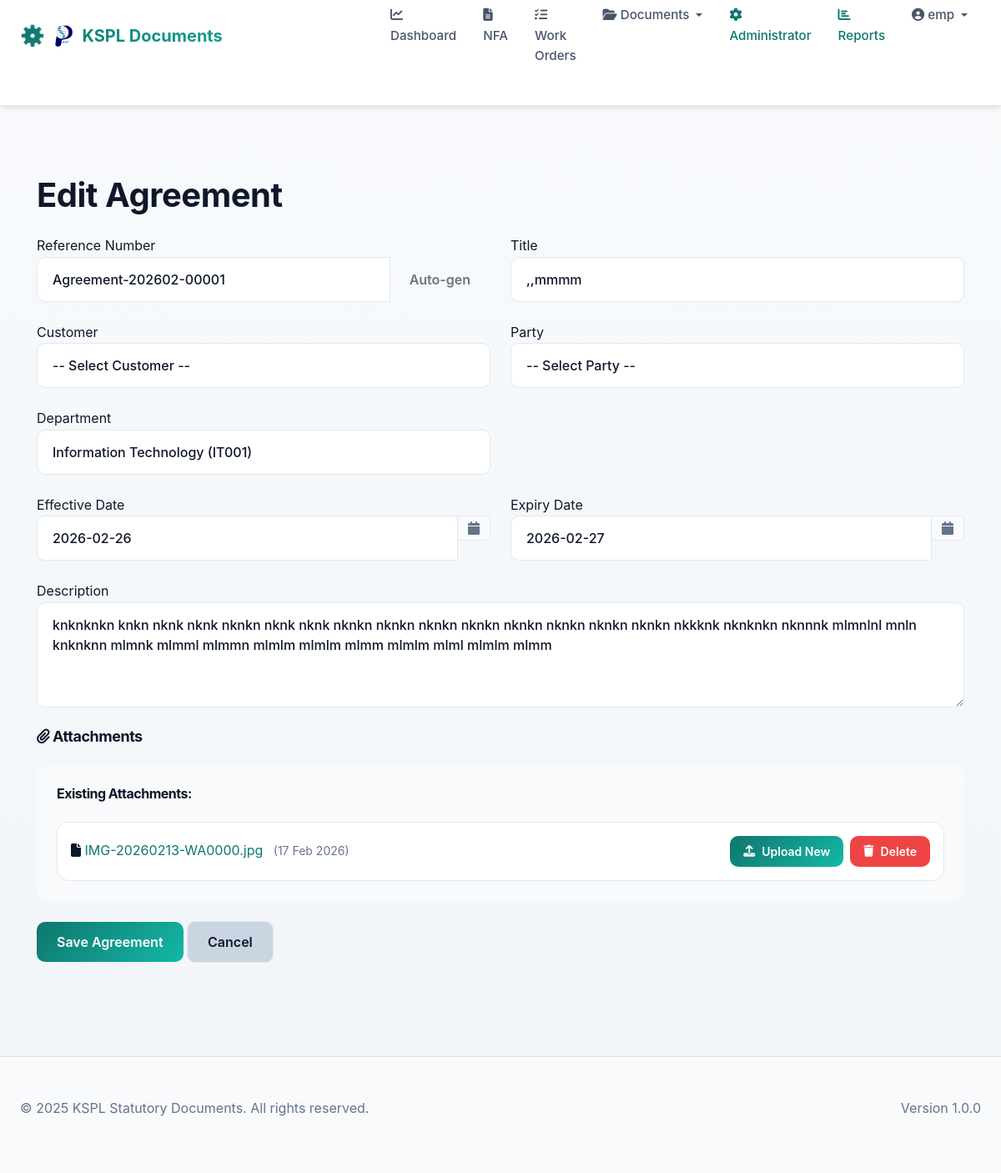
/agreements/1/edit (signed in), run on the app's committed database.
### models/__init__.py (models this page shows, shortened)
class User(UserMixin, db.Model):
    __tablename__ = 'users'
    id = db.Column(db.Integer, primary_key=True)
    username = db.Column(db.String(120), unique=True, nullable=False)
    email = db.Column(db.String(120), unique=True, nullable=False)
    password_hash = db.Column(db.String(255), nullable=False)
    first_name = db.Column(db.String(120))
    last_name = db.Column(db.String(120))
    department_id = db.Column(db.Integer, db.ForeignKey('departments.id'))
    is_active = db.Column(db.Boolean, default=True)
    created_at = db.Column(db.DateTime, default=datetime.utcnow)
    roles = db.relationship('Role', secondary='user_roles', backref=db.backref('users', lazy='dynamic'))
    department = db.relationship('Department', backref='users')
    def has_role(self, role_name):
        return any(role.name == role_name for role in self.roles)

class Agreement(db.Model):
    __tablename__ = 'agreements'
    id = db.Column(db.Integer, primary_key=True)
    reference_number = db.Column(db.String(120), unique=True, nullable=False)
    title = db.Column(db.String(255), nullable=False)
    description = db.Column(db.Text)
    status = db.Column(db.String(120), default='Draft')
    created_by_id = db.Column(db.Integer, db.ForeignKey('users.id'), nullable=False)
    department_id = db.Column(db.Integer, db.ForeignKey('departments.id'))
    customer_id = db.Column(db.Integer, db.ForeignKey('customers.id'))
    party_id = db.Column(db.Integer, db.ForeignKey('parties.id'))
    created_at = db.Column(db.DateTime, default=datetime.utcnow)
    updated_at = db.Column(db.DateTime, default=datetime.utcnow, onupdate=datetime.utcnow)
    rejected_remarks = db.Column(db.Text)
    effective_date = db.Column(db.DateTime)
    expiry_date = db.Column(db.DateTime)
    created_by = db.relationship('User', backref=db.backref('agreement_created', lazy='dynamic'))
    department = db.relationship('Department', backref='agreement_documents')
    customer = db.relationship('Customer', backref='agreements')
    party = db.relationship('Party', backref='agreements')
    attachments = db.relationship('Attachment', backref='agreement', lazy=True, cascade='all, delete-orphan')
    approvals = db.relationship('ApprovalHistory', backref='agreement', lazy=True, cascade='all, delete-orphan')

class Department(db.Model):
    __tablename__ = 'departments'
    id = db.Column(db.Integer, primary_key=True)
    name = db.Column(db.String(255), unique=True, nullable=False)
    code = db.Column(db.String(50), unique=True, nullable=False)
    description = db.Column(db.Text)
    status = db.Column(db.String(50), default='Active')
    created_at = db.Column(db.DateTime, default=datetime.utcnow)
    updated_at = db.Column(db.DateTime, default=datetime.utcnow, onupdate=datetime.utcnow)

class Attachment(db.Model):
    __tablename__ = 'attachments'
    id = db.Column(db.Integer, primary_key=True)
    filename = db.Column(db.String(255), nullable=False)
    file_path = db.Column(db.String(500), nullable=False)
    file_size = db.Column(db.Integer)
    uploaded_by_id = db.Column(db.Integer, db.ForeignKey('users.id'), nullable=False)
    uploaded_at = db.Column(db.DateTime, default=datetime.utcnow)
    is_readonly = db.Column(db.Boolean, default=False)
    nfa_id = db.Column(db.Integer, db.ForeignKey('nfa.id'))
    work_order_id = db.Column(db.Integer, db.ForeignKey('work_orders.id'))
    cost_contract_id = db.Column(db.Integer, db.ForeignKey('cost_contracts.id'))
    revenue_contract_id = db.Column(db.Integer, db.ForeignKey('revenue_contracts.id'))
    agreement_id = db.Column(db.Integer, db.ForeignKey('agreements.id'))
    statutory_document_id = db.Column(db.Integer, db.ForeignKey('statutory_documents.id'))
    uploaded_by = db.relationship('User', backref='attachments')

### routes/main.py (the view, shortened to what this page needs)
@main_bp.route('/agreements/<int:id>/edit', methods=['GET', 'POST'])
@login_required
def agreement_edit(id):
    agreement = Agreement.query.get_or_404(id)
    user_roles = [role.name for role in current_user.roles]
    if agreement.status == 'Approved' and 'admin' not in user_roles:
        flash('Cannot edit an approved document', 'warning')
        return redirect(url_for('main.agreement_view', id=id))
    form = AgreementForm(obj=agreement)
    if request.method == 'POST':
        from forms import UniqueReferenceNumber
        form.reference_number.validators = [v for v in form.reference_number.validators if not isinstance(v, UniqueReferenceNumber)]
    form.customer_id.choices = get_customer_choices()
    form.party_id.choices = get_party_choices()
    form.department_id.choices = get_department_choices()
    return render_template('pages/agreement_form.html', form=form, agreement=agreement, title='Edit Agreement')

### templates/pages/agreement_form.html (shortened to what this page needs)
{% extends "index.html" %}
{% block content %}
<div class="container mt-4">
    <h1>{{ title }}</h1>
    <form method="POST" enctype="multipart/form-data" novalidate>
        <div class="row">
            <div class="col-md-6">
                <div class="mb-3">
                    {{ form.reference_number.label }}
                    <div class="input-group">
                        {% if form.reference_number.errors %}
                            {{ form.reference_number(class="form-control is-invalid") }}
                        {% else %}
                            {{ form.reference_number(class="form-control") }}
                        {% endif %}
                        <button class="btn btn-outline-secondary" type="button" id="auto_generate_ref">Auto-gen</button>
                    </div>
                </div>
            </div>
            <div class="col-md-6">
                <div class="mb-3">
                    {{ form.title.label }}
                    {% if form.title.errors %}
                        {{ form.title(class="form-control is-invalid") }}
                        <div class="invalid-feedback">{% for error in form.title.errors %}{{ error }}{% endfor %}</div>
                    {% else %}
                        {{ form.title(class="form-control") }}
                    {% endif %}
                </div>
            </div>
        </div>
        <div class="row">
            <div class="col-md-6">
                <div class="mb-3">
                    {{ form.customer_id.label }}
                    {% if form.customer_id.errors %}
                        {{ form.customer_id(class="form-control is-invalid") }}
                        <div class="invalid-feedback">
                            {% for error in form.customer_id.errors %}{{ error }}{% endfor %}
                        </div>
                    {% else %}
                        {{ form.customer_id(class="form-control") }}
                    {% endif %}
                </div>
            </div>
            <div class="col-md-6">
                <div class="mb-3">
                    {{ form.party_id.label }}
                    {% if form.party_id.errors %}
                        {{ form.party_id(class="form-control is-invalid") }}
                        <div class="invalid-feedback">
                            {% for error in form.party_id.errors %}{{ error }}{% endfor %}
                        </div>
                    {% else %}
                        {{ form.party_id(class="form-control") }}
                    {% endif %}
                </div>
            </div>
        </div>
        <div class="row">
            <div class="col-md-6">
                <div class="mb-3">
                    {{ form.department_id.label }}
                    {% if is_admin %}
                        {% if form.department_id.errors %}
                            {{ form.department_id(class="form-control is-invalid") }}
                            <div class="invalid-feedback">
                                {% for error in form.department_id.errors %}{{ error }}{% endfor %}
                            </div>
                        {% else %}
                            {{ form.department_id(class="form-control") }}
                        {% endif %}
                    {% else %}
                        <input type="text" class="form-control" readonly value="{% if current_user.department %}{{ current_user.department.name }} ({{ current_user.department.code }}){% else %}No Department Assigned{% endif %}">
                    {% endif %}
                </div>
            </div>
        </div>
        <div class="row">
            <div class="col-md-6">
                <div class="mb-3">
                    {{ form.effective_date.label }}
                    <div class="input-group date" id="effective_date_picker" data-target-input="nearest">
                        {{ form.effective_date(class="form-control datetimepicker-input", data_target="#effective_date_picker") }}
                        <div class="input-group-append" data-target="#effective_date_picker" data-toggle="datetimepicker">
                            <div class="input-group-text"><i class="fa fa-calendar"></i></div>
                        </div>
                    </div>
                </div>
            </div>
            <div class="col-md-6">
                <div class="mb-3">
                    {{ form.expiry_date.label }}
                    <div class="input-group date" id="expiry_date_picker" data-target-input="nearest">
                        {{ form.expiry_date(class="form-control datetimepicker-input", data_target="#expiry_date_picker") }}
                        <div class="input-group-append" data-target="#expiry_date_picker" data-toggle="datetimepicker">
                            <div class="input-group-text"><i class="fa fa-calendar"></i></div>
                        </div>
                    </div>
                </div>
            </div>
        </div>
        <div class="mb-3">
            {{ form.description.label }}
            {{ form.description(class="form-control", rows="4") }}
        </div>
        <div class="mb-3">
            <h5><i class="fas fa-paperclip"></i> Attachments</h5>
            {% if agreement and agreement.attachments %}
            <div class="mb-3 p-3 bg-light rounded">
                <h6>Existing Attachments:</h6>
                <div class="list-group">
                    {% for attachment in agreement.attachments %}
                    <div class="list-group-item d-flex justify-content-between align-items-center attachment-row" data-attachment-id="{{ attachment.id }}" id="attachment-row-{{ attachment.id }}">
                        <div>
                            <i class="fas fa-file"></i>
                            <a href="{{ url_for('main.download_attachment', attachment_id=attachment.id) }}" target="_blank" class="attachment-link">
                                {{ attachment.filename }}
                            </a>
                            <small class="text-muted ms-2 attachment-date">({{ attachment.uploaded_at.strftime('%d %b %Y') }})</small>
                        </div>
                        <div style="display: flex; gap: 8px;" class="attachment-buttons">
                            <button type="button" class="btn btn-sm btn-primary" onclick="document.getElementById('new_attachment_input_{{ loop.index }}').click();">
                                <i class="fas fa-upload"></i> Upload New
                            </button>
                            <button type="button" class="btn btn-sm btn-danger" onclick="deleteAttachment({{ attachment.id }});">
                                <i class="fas fa-trash"></i> Delete
                            </button>
                        </div>
                    </div>
                    {% endfor %}
                </div>
            </div>
            {% endif %}
        </div>
        <div class="mb-3">
            {{ form.submit(class="btn btn-primary") }}
            <a href="{{ url_for('main.agreement_list') }}" class="btn btn-secondary">Cancel</a>
        </div>
    </form>
</div>
{% endblock %}

### templates/index.html (shortened to what this page needs)
<!DOCTYPE html>
<html lang="en">
<head>
    <link href="https://cdn.jsdelivr.net/npm/bootstrap@5.1.3/dist/css/bootstrap.min.css" rel="stylesheet">
    <link rel="stylesheet" href="https://cdnjs.cloudflare.com/ajax/libs/font-awesome/6.4.0/css/all.min.css">
    <link rel="stylesheet" href="https://cdnjs.cloudflare.com/ajax/libs/tempusdominus-bootstrap-4/5.39.0/css/tempusdominus-bootstrap-4.min.css" />
    <link rel="stylesheet" href="{{ url_for('static', filename='main.css') }}">
</head>
<body>
    <nav class="navbar navbar-expand-lg navbar-light" style="padding: initial;">
        <div class="container-fluid px-4">
            <a class="navbar-brand d-flex align-items-center" href="{% if current_user.is_authenticated %}{% if current_user.has_role('admin') %}{{ url_for('admin.admin_dashboard') }}{% else %}{{ url_for('main.dashboard') }}{% endif %}{% else %}{{ url_for('auth.login') }}{% endif %}" style="gap: 12px;">
                <img style="max-width: 5%; height: auto;" src="{{ url_for('static', filename='images/ksp-logo.png') }}" alt="KSP Logo" height="40" class="img-fluid">
                <span>KSPL Documents</span>
            </a>
            <div class="collapse navbar-collapse" id="navbarNav">
                <ul class="navbar-nav ms-auto">
                    {% if current_user.is_authenticated %}
                        <li class="nav-item">
                            <a class="nav-link" href="{{ url_for('main.dashboard') }}">
                                <i class="fas fa-chart-line me-1"></i>Dashboard
                            </a>
                        </li>
                        <li class="nav-item">
                            <a class="nav-link" href="{{ url_for('main.nfa_list') }}">
                                <i class="fas fa-file-alt me-1"></i>NFA
                            </a>
                        </li>
                        <li class="nav-item">
                            <a class="nav-link" href="{{ url_for('main.work_order_list') }}">
                                <i class="fas fa-tasks me-1"></i>Work Orders
                            </a>
                        </li>
                        <li class="nav-item dropdown">
                            <a class="nav-link dropdown-toggle" href="#" id="documentsDropdown" role="button" data-bs-toggle="dropdown" aria-expanded="false">
                                <i class="fas fa-folder-open me-1"></i>Documents
                            </a>
                        </li>
                        <li class="nav-item">
                            <a class="nav-link text-primary" href="{{ url_for('admin.admin_dashboard') }}">
                                <i class="fas fa-cog me-1"></i>Administrator
                            </a>
                        </li>
                        <li class="nav-item">
                            <a class="nav-link text-primary" href="{{ url_for('admin.reports') }}">
                                <i class="fas fa-chart-bar me-1"></i>Reports
                            </a>
                        </li>
                        <li class="nav-item dropdown">
                            <a class="nav-link dropdown-toggle" href="#" id="userDropdown" role="button" data-bs-toggle="dropdown" aria-expanded="false">
                                <i class="fas fa-user-circle me-1"></i>{{ current_user.username }}
                            </a>
                        </li>
                    {% else %}
                        <li class="nav-item">
                            <a class="nav-link" href="{{ url_for('auth.login') }}">
                                <i class="fas fa-sign-in-alt me-1"></i>Login
                            </a>
                        </li>
                    {% endif %}
                </ul>
            </div>
        </div>
    </nav>
    <div class="container-fluid">
        {% block content %}{% endblock %}
    </div>
    <footer class="bg-light border-top mt-5 py-4">
        <div class="container-fluid px-4">
            <div class="row">
                <div class="col-md-6">
                    <p class="text-muted mb-0">© 2025 KSPL Statutory Documents. All rights reserved.</p>
                </div>
                <div class="col-md-6 text-md-end">
                    <p class="text-muted mb-0">Version 1.0.0</p>
                </div>
            </div>
        </div>
    </footer>
</body>
</html>

### data on the page
User: username "emp"
Agreement: reference_number "Agreement-202602-00001", title ",,mmmm", customer_id "-- Select Customer --", party_id "-- Select Party --", effective_date "2026-02-26", expiry_date "2026-02-27", description "knknknkn knkn nknk nknk nknkn nknk nknk nknkn nknkn nknkn nknkn nknkn nknkn nknkn nknkn nkkknk nknknkn nknnnk mlmnlnl mnln knknknn mlmnk mlmml mlmmn mlmlm mlmlm mlmm mlmlm mlml mlmlm mlmm"
Department: department.name "Information Technology (IT001)"
Attachment: filename "IMG-20260213-WA0000.jpg", uploaded_at "17 Feb 2026"

### other printed values
{{ title }} "Edit Agreement"
